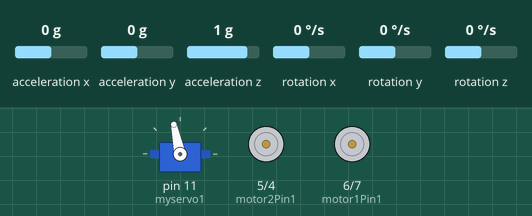
This sketch was run on a simulated Arduino Leonardo, built with avr-gcc and run on an emulated ATmega32U4. Shown: servo, motor-driver pin pairs drawn as motors (green arrow = first pin HIGH = forward, orange = second pin HIGH = backward, longer = more drive). The test bench sets the inputs (shaded band); at power-on: acceleration y 0 g, rotation x 0 °/s, acceleration x 0 g, acceleration z 1 g, rotation y 0 °/s, rotation z 0 °/s. Storage starts empty; what the sketch prints to the serial monitor is not drawn.

Above: at 1.4 s.
1.5 s: acceleration y set to -1.4 g
At 2.1 s:
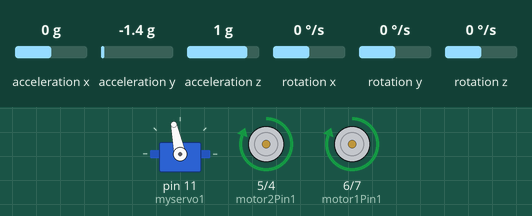
3.0 s: acceleration y set to 0.8 g
At 4.2 s:
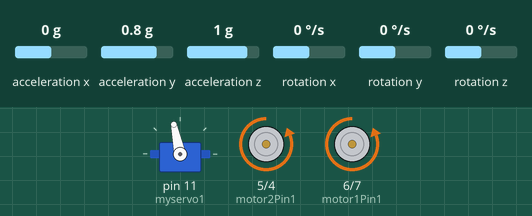
4.5 s: acceleration y set to 0 g
At 5.5 s:
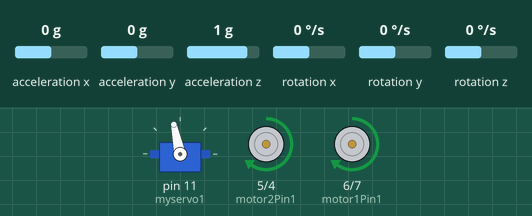
6.0 s: rotation x set to -100 °/s
At 6.7 s:
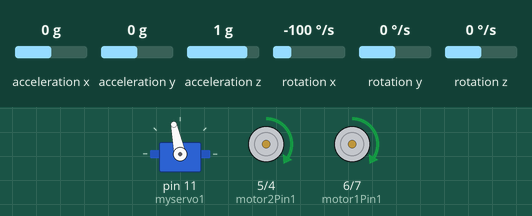
7.5 s: rotation x set to 100 °/s
At 8.0 s:
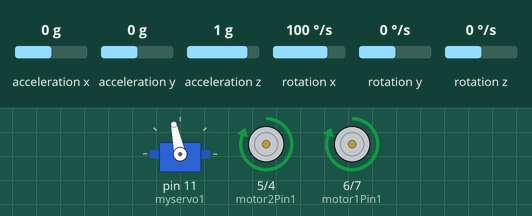
9.0 s: rotation x set to 0 °/s
At 10.0 s:
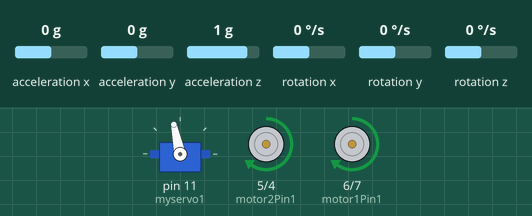
Timing chart, 0 to 11.5 s (numbered marks = the images above; inputs shaded):
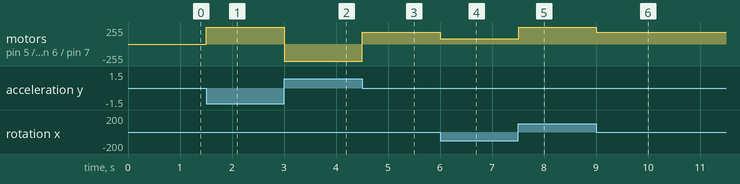

Measured:
- after the input at 1.5 s, motor on pin 5 (motor2Pin1) / pin 4 (motor2Pin2), motor on pin 6 (motor1Pin1) / pin 7 (motor1Pin2): stopped → forward 255/255 at once
- after the input at 3.0 s, motor on pin 5 (motor2Pin1) / pin 4 (motor2Pin2), motor on pin 6 (motor1Pin1) / pin 7 (motor1Pin2): forward 255/255 → backward 255/255 at once
- after the input at 4.5 s, motor on pin 5 (motor2Pin1) / pin 4 (motor2Pin2), motor on pin 6 (motor1Pin1) / pin 7 (motor1Pin2): backward 255/255 → forward 176/255 at once
- after the input at 6.0 s, motor on pin 5 (motor2Pin1) / pin 4 (motor2Pin2), motor on pin 6 (motor1Pin1) / pin 7 (motor1Pin2): forward 176/255 → forward 76/255 at once
- after the input at 7.5 s, motor on pin 5 (motor2Pin1) / pin 4 (motor2Pin2), motor on pin 6 (motor1Pin1) / pin 7 (motor1Pin2): forward 76/255 → forward 255/255 at once
- after the input at 9.0 s, motor on pin 5 (motor2Pin1) / pin 4 (motor2Pin2), motor on pin 6 (motor1Pin1) / pin 7 (motor1Pin2): forward 255/255 → forward 176/255 at once

The sketch:

PID_with-Data-log.ino
```cpp
#include <Wire.h>
// #include <Adafruit_MPU6050.h>
#include <MPU6050_light.h>
#include <Adafruit_Sensor.h>
#include <SoftwareSerial.h>
#include <SPI.h>
#include <SD.h>
#include <Servo.h>

MPU6050 mpu(Wire);
Servo myservo1;
Servo myservo2;
File myFile;

int motor1Pin1 = 6;
int motor1Pin2 = 7;
int motor2Pin1 = 5;
int motor2Pin2 = 4;
int motorDirection = 1;
double setpoint = 0;
double Kp = 35;//10.532;
double Ki = 0.1;//18.338;
double Kd = -0.4;//1.00.577;

double error, lastError = 0;
double P, I, D;
double output;

// MPU6050 offsets
int accelXOffset = 0;
int accelYOffset = 0;
int accelZOffset = 0;
int gyroXOffset = 0;
int gyroYOffset = 0;
int gyroZOffset = 0;

// Tolerance range for the error
double errorTolerance = 0.2;

//bluetooth module code

// SoftwareSerial bluetooth (10,9);

void setup() {
  myservo1.attach(11);
  myservo1.write(102);
  delay(100);
  myservo1.detach();
  //myservo2.attach(8);

  //myservo2.write(0);
  Wire.begin();
  Serial.begin(115200);
  // bluetooth.begin(9600);
  while (!Serial){}
    delay(10); // will pause Zero, Leonardo, etc until serial console opens
    Serial.println("Hi");
    byte status = mpu.begin();
    Serial.print("MPU6050 status: ");
    Serial.println(status);
    while(status!=0){ } // stop everything if could not connect to MPU6050

    Serial.println(F("Calculating offsets, do not move MPU6050"));
    // mpu.calcOffsets();
    // Serial.print("Gx:"); Serial.print(mpu.getGyroXoffset());
    // Serial.print("\tGy:"); Serial.print(mpu.getGyroYoffset());
    // Serial.print("\tGz:"); Serial.print(mpu.getGyroZoffset());
    // Serial.print("\tAx:"); Serial.print(mpu.getAccXoffset());
    // Serial.print("\tAy:"); Serial.print(mpu.getAccYoffset());
    // Serial.print("\tAz:"); Serial.print(mpu.getAccZoffset());
    // delay(5000);

    // Gx:-2.83	Gy:3.19	Gz:1.33	Ax:0.02	Ay:-0.04	Az:0.04
    // Gx:-2.97	Gy:3.02	Gz:0.22	Ax:0.02	Ay:-0.02	Az:0.04
// Gx:-2.79	Gy:3.10	Gz:1.33	Ax:0.06	Ay:-0.03	Az:0.04
    mpu.setGyroOffsets(-2.79, 3.10, 1.33);
    mpu.setAccOffsets(0.06, -0.03, 0.04);

    // mpu.upsideDownMounting = true; // uncomment this line if the MPU6050 is omounted upside-down
    Serial.println("Done!\n");


  Serial.println("");
  delay(100);

  // Calibrate MPU6050 offsets

  pinMode(motor1Pin1, OUTPUT);
  pinMode(motor1Pin2, OUTPUT);
  pinMode(motor2Pin1, OUTPUT);
  pinMode(motor2Pin2, OUTPUT);

  Serial.print("Initializing SD card...");

  if (!SD.begin(53)) {
    Serial.println("initialization failed!");
    while (1);
  }
  Serial.println("initialization done.");
  SD.remove("test.txt");

  // open the file. note that only one file can be open at a time,
  // so you have to close this one before opening another.
  myFile = SD.open("test.txt", FILE_WRITE);

  // if the file opened okay, write to it:
  if (myFile) {
    Serial.print("Writing to test.txt...");
    myFile.print("P:");
    myFile.print(Kp);
    myFile.print(",I:");
    myFile.print(Ki);
    myFile.print(",D:");
    myFile.print(Kd);
    myFile.println("TIME,gyroAngle");
    // close the file:
    myFile.close();
    Serial.println("done.");
  } else {
    // if the file didn't open, print an error:
    Serial.println("error opening test.txt");
  }
}

void loop() {


  mpu.update();
  double gyroAngle = mpu.getAngleX();

  error = setpoint - gyroAngle;
  P = Kp * error;
  I += Ki * error;
  D = mpu.getGyroX();//Kd * (error - lastError);
  output = constrain(P + I + D, -255, 255);
  lastError = error;

  //Check if the error is within the tolerance range
  // if (fabs(error) < errorTolerance) {
  //   output = 0.0;  // Set the output to zero
  //   //I = 0.0;      // Reset the integral term
  // }

  // if (output > 255.00) {
  //   output = 254.00;
  // } else if (output < -255.00) {
  //   output = -254.00;
  // }
  int motorSpeed = abs(output);  // Map the absolute output to the motor speed range
  // Serial.println(motorSpeed);
  if (output < 0.00) {
    analogWrite(motor1Pin1, 0);
    analogWrite(motor1Pin2, motorSpeed);
    analogWrite(motor2Pin1, 0);
    analogWrite(motor2Pin2, motorSpeed);
  }
  else if(output == 0){
      analogWrite(motor1Pin1, 0);
      analogWrite(motor1Pin2, 0);
      analogWrite(motor2Pin1, 0);
      analogWrite(motor2Pin2, 0);
  }
  else {
    analogWrite(motor1Pin1, motorSpeed);
    analogWrite(motor1Pin2, 0);
    analogWrite(motor2Pin1, motorSpeed);
    analogWrite(motor2Pin2, 0);
  }

  // Read gyro data

  //  Get current time
    unsigned long currentTime = millis();

    // Write data to SD card
    myFile = SD.open("test.txt", FILE_WRITE);
    if (myFile) {
      myFile.print(currentTime);
      myFile.print(",");
      myFile.println(gyroAngle);
      myFile.close();
    } else {
      Serial.println("Error");
    }

}
```
